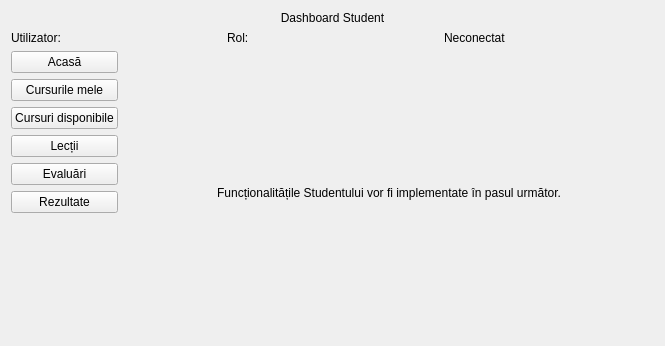
<?xml version="1.0" encoding="UTF-8"?>
<ui version="4.0">
 <class>StudentDashboard</class>
 <widget class="QWidget" name="StudentDashboard">
  <layout class="QVBoxLayout" name="mainLayout">
   <item><widget class="QLabel" name="welcomeLabel"><property name="text"><string>Dashboard Student</string></property><property name="alignment"><set>Qt::AlignmentFlag::AlignCenter</set></property></widget></item>
   <item><layout class="QHBoxLayout" name="detailsLayout">
    <item><widget class="QLabel" name="userLabel"><property name="text"><string>Utilizator:</string></property></widget></item>
    <item><widget class="QLabel" name="roleLabel"><property name="text"><string>Rol:</string></property></widget></item>
    <item><widget class="QLabel" name="connectionLabel"><property name="text"><string>Neconectat</string></property></widget></item>
   </layout></item>
   <item><layout class="QHBoxLayout" name="contentLayout">
    <item><layout class="QVBoxLayout" name="navigationLayout">
     <item><widget class="QPushButton" name="homeButton"><property name="text"><string>Acasă</string></property></widget></item>
     <item><widget class="QPushButton" name="myCoursesButton"><property name="text"><string>Cursurile mele</string></property></widget></item>
     <item><widget class="QPushButton" name="availableCoursesButton"><property name="text"><string>Cursuri disponibile</string></property></widget></item>
     <item><widget class="QPushButton" name="lessonsButton"><property name="text"><string>Lecții</string></property></widget></item>
     <item><widget class="QPushButton" name="evaluationsButton"><property name="text"><string>Evaluări</string></property></widget></item>
     <item><widget class="QPushButton" name="resultsButton"><property name="text"><string>Rezultate</string></property></widget></item>
     <item><spacer name="navSpacer"><property name="orientation"><enum>Qt::Orientation::Vertical</enum></property><property name="sizeHint" stdset="0"><size><width>20</width><height>40</height></size></property></spacer></item>
    </layout></item>
    <item><widget class="QStackedWidget" name="pagesStack">
     <widget class="QWidget" name="homePage"><layout class="QVBoxLayout" name="homeLayout"><item><widget class="QLabel" name="homeLabel"><property name="text"><string>Funcționalitățile Studentului vor fi implementate în pasul următor.</string></property><property name="alignment"><set>Qt::AlignmentFlag::AlignCenter</set></property><property name="wordWrap"><bool>true</bool></property></widget></item></layout></widget>
     <widget class="QWidget" name="myCoursesPage"><layout class="QVBoxLayout" name="myCoursesLayout">
      <item><widget class="QLabel" name="myCoursesTitleLabel"><property name="text"><string>Cursurile mele</string></property></widget></item>
      <item><widget class="QListWidget" name="myCoursesList"/></item>
      <item><widget class="QLabel" name="myCoursesStatusLabel"><property name="text"><string/></property><property name="wordWrap"><bool>true</bool></property></widget></item>
      <item><widget class="QPushButton" name="refreshMyCoursesButton"><property name="text"><string>Reîmprospătează</string></property></widget></item>
     </layout></widget>
     <widget class="QWidget" name="availableCoursesPage"><layout class="QVBoxLayout" name="availableCoursesLayout">
      <item><widget class="QLabel" name="availableCoursesTitleLabel"><property name="text"><string>Cursuri disponibile</string></property></widget></item>
      <item><widget class="QListWidget" name="availableCoursesList"><property name="selectionMode"><enum>QAbstractItemView::SelectionMode::SingleSelection</enum></property></widget></item>
      <item><widget class="QLabel" name="availableCoursesStatusLabel"><property name="text"><string/></property><property name="wordWrap"><bool>true</bool></property></widget></item>
      <item><layout class="QHBoxLayout" name="availableActionsLayout">
       <item><widget class="QPushButton" name="refreshAvailableCoursesButton"><property name="text"><string>Reîmprospătează</string></property></widget></item>
       <item><widget class="QPushButton" name="enrollButton"><property name="text"><string>Înscrie-te</string></property><property name="enabled"><bool>false</bool></property></widget></item>
      </layout></item>
     </layout></widget>
     <widget class="QWidget" name="lessonsPage"><layout class="QVBoxLayout" name="lessonsLayout">
      <item><widget class="QLabel" name="lessonsTitleLabel"><property name="text"><string>Lecțiile cursului</string></property></widget></item>
      <item><layout class="QHBoxLayout" name="lessonCourseLayout">
       <item><widget class="QLabel" name="lessonCourseLabel"><property name="text"><string>Curs:</string></property></widget></item>
       <item><widget class="QComboBox" name="lessonCourseCombo"/></item>
       <item><widget class="QPushButton" name="refreshLessonCoursesButton"><property name="text"><string>Reîmprospătează cursurile</string></property></widget></item>
      </layout></item>
      <item><widget class="QLabel" name="lessonCoursesStatusLabel"><property name="text"><string/></property><property name="wordWrap"><bool>true</bool></property></widget></item>
      <item><widget class="QSplitter" name="lessonsSplitter"><property name="orientation"><enum>Qt::Orientation::Horizontal</enum></property>
       <widget class="QWidget" name="lessonListPanel"><layout class="QVBoxLayout" name="lessonListLayout">
        <item><widget class="QListWidget" name="lessonsList"><property name="selectionMode"><enum>QAbstractItemView::SelectionMode::SingleSelection</enum></property></widget></item>
        <item><widget class="QLabel" name="lessonsStatusLabel"><property name="text"><string>Selectează un curs pentru a vedea lecțiile.</string></property><property name="wordWrap"><bool>true</bool></property></widget></item>
        <item><widget class="QPushButton" name="refreshLessonsButton"><property name="text"><string>Reîmprospătează lecțiile</string></property></widget></item>
       </layout></widget>
       <widget class="QWidget" name="lessonDetailPanel"><layout class="QVBoxLayout" name="lessonDetailLayout">
        <item><widget class="QLabel" name="lessonTitleLabel"><property name="text"><string>Nicio lecție selectată</string></property><property name="wordWrap"><bool>true</bool></property></widget></item>
        <item><widget class="QLabel" name="lessonMetadataLabel"><property name="text"><string/></property><property name="wordWrap"><bool>true</bool></property></widget></item>
        <item><widget class="QTextBrowser" name="lessonContent"><property name="placeholderText"><string>Conținutul lecției va apărea aici.</string></property></widget></item>
       </layout></widget>
      </widget></item>
     </layout></widget>
     <widget class="QWidget" name="evaluationsPage"><layout class="QVBoxLayout" name="evaluationsLayout">
      <item><widget class="QLabel" name="evaluationsTitleLabel"><property name="text"><string>Evaluările cursului</string></property></widget></item>
      <item><layout class="QHBoxLayout" name="evaluationCourseLayout">
       <item><widget class="QLabel" name="evaluationCourseLabel"><property name="text"><string>Curs înscris:</string></property></widget></item>
       <item><widget class="QComboBox" name="evaluationCourseCombo"/></item>
       <item><widget class="QPushButton" name="refreshEvaluationCoursesButton"><property name="text"><string>Reîmprospătează cursurile</string></property></widget></item>
      </layout></item>
      <item><widget class="QLabel" name="evaluationCoursesStatusLabel"><property name="text"><string/></property><property name="wordWrap"><bool>true</bool></property></widget></item>
      <item><widget class="QSplitter" name="evaluationsSplitter"><property name="orientation"><enum>Qt::Orientation::Horizontal</enum></property>
       <widget class="QWidget" name="evaluationListPanel"><layout class="QVBoxLayout" name="evaluationListLayout">
        <item><widget class="QListWidget" name="evaluationsList"><property name="selectionMode"><enum>QAbstractItemView::SelectionMode::SingleSelection</enum></property></widget></item>
        <item><widget class="QLabel" name="evaluationsStatusLabel"><property name="text"><string>Selectează un curs pentru a vedea evaluările.</string></property><property name="wordWrap"><bool>true</bool></property></widget></item>
        <item><widget class="QPushButton" name="refreshEvaluationsButton"><property name="text"><string>Reîmprospătează evaluările</string></property></widget></item>
       </layout></widget>
       <widget class="QWidget" name="evaluationWorkPanel"><layout class="QVBoxLayout" name="evaluationWorkLayout">
        <item><widget class="QLabel" name="evaluationTitleLabel"><property name="text"><string>Nicio evaluare selectată</string></property><property name="wordWrap"><bool>true</bool></property></widget></item>
        <item><widget class="QLabel" name="evaluationMetadataLabel"><property name="text"><string/></property><property name="wordWrap"><bool>true</bool></property></widget></item>
        <item><widget class="QTableWidget" name="questionsTable">
         <property name="selectionMode"><enum>QAbstractItemView::SelectionMode::NoSelection</enum></property>
         <property name="editTriggers"><set>QAbstractItemView::EditTrigger::NoEditTriggers</set></property>
         <column><property name="text"><string>Nr.</string></property></column>
         <column><property name="text"><string>Întrebare</string></property></column>
         <column><property name="text"><string>Punctaj</string></property></column>
         <column><property name="text"><string>Răspuns</string></property></column>
        </widget></item>
        <item><widget class="QLabel" name="evaluationProgressLabel"><property name="text"><string>Progres: 0/0</string></property></widget></item>
        <item><widget class="QLabel" name="evaluationActionStatusLabel"><property name="text"><string/></property><property name="wordWrap"><bool>true</bool></property></widget></item>
        <item><widget class="QLabel" name="evaluationResultLabel"><property name="text"><string/></property><property name="wordWrap"><bool>true</bool></property></widget></item>
        <item><layout class="QHBoxLayout" name="evaluationActionsLayout">
         <item><widget class="QPushButton" name="startEvaluationButton"><property name="text"><string>Începe evaluarea</string></property></widget></item>
         <item><widget class="QPushButton" name="finalizeEvaluationButton"><property name="text"><string>Trimite și finalizează</string></property></widget></item>
        </layout></item>
       </layout></widget>
      </widget></item>
     </layout></widget>
     <widget class="QWidget" name="resultsPage"><layout class="QVBoxLayout" name="resultsLayout"><item><widget class="QLabel" name="resultsLabel"><property name="text"><string>Rezultatele vor fi implementate într-un pas ulterior.</string></property><property name="alignment"><set>Qt::AlignmentFlag::AlignCenter</set></property></widget></item></layout></widget>
    </widget></item>
   </layout></item>
  </layout>
 </widget>
 <resources/><connections/>
</ui>
